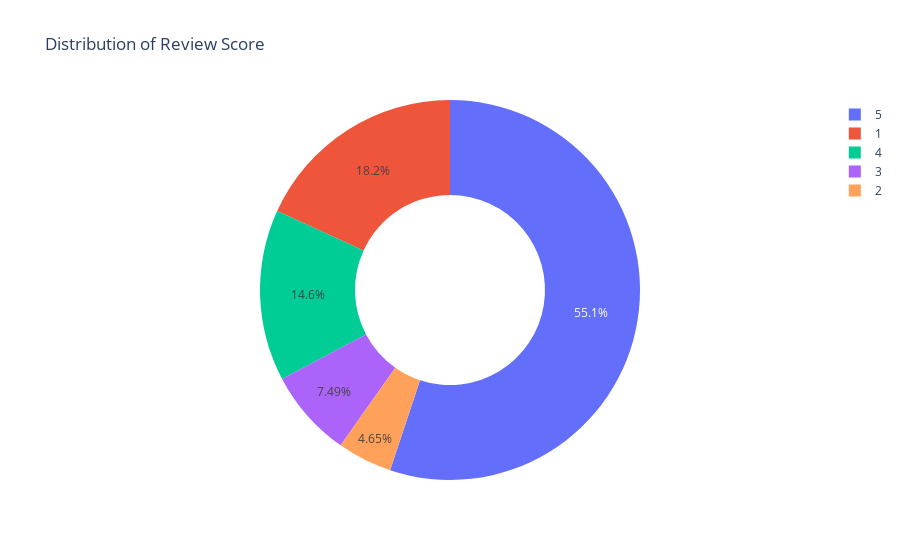

Write notebook code for a chart like this one.
### Code cell
# O que podemos inferir em relação à variável de Score?
# Temos 5 classes, mais da metade está na melhor classificação, porém a segunda classificação mais frequente está em péssimo

import plotly.express as px
px.pie(df_copy,names='review_score',title='Distribution of Review Score',hole=0.5)

### Figure 1 — Plotly figure (JSON) as saved in the notebook; plotly's stock layout.template omitted (floating-point values rounded to 4 significant figures; data arrays with more than 128 entries replaced by an {"elided": "..."} marker saying what was removed)
{"data": [{"domain": {"x": [0, 1], "y": [0, 1]}, "hole": 0.5, "hovertemplate": "review_score=%{label}<extra></extra>", "labels": {"elided": "9839 int values"}, "legendgroup": "", "name": "", "showlegend": true, "type": "pie"}], "layout": {"legend": {"tracegroupgap": 0}, "title": {"text": "Distribution of Review Score"}}}
